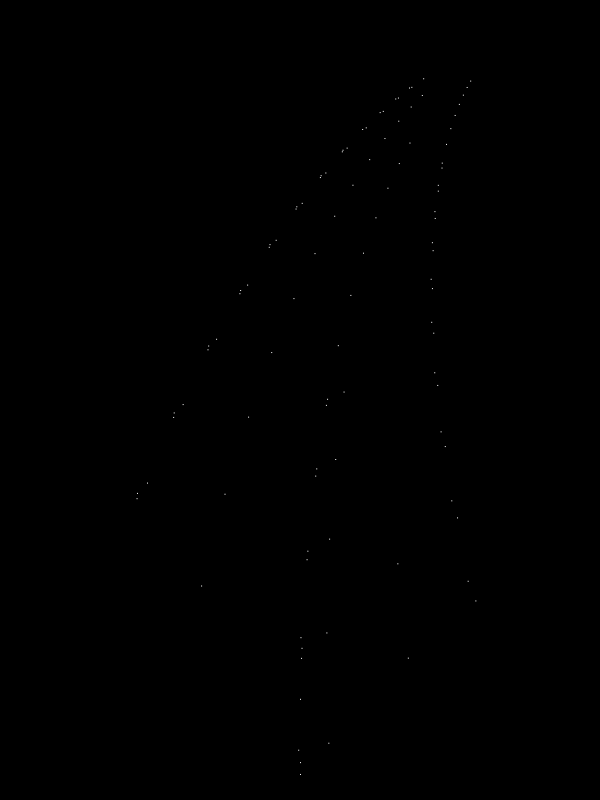
Frame 1 (no input)
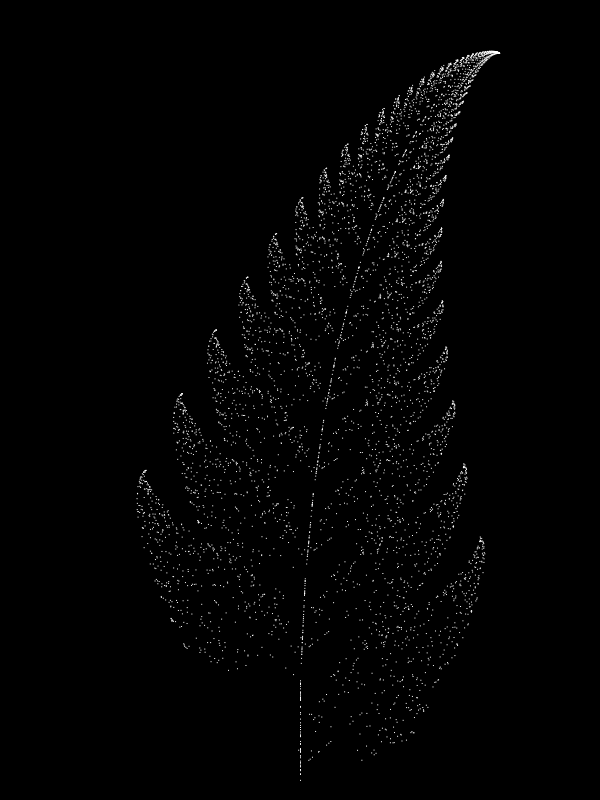
Frame 60 (the mouse pressed at the canvas centre just before this capture)
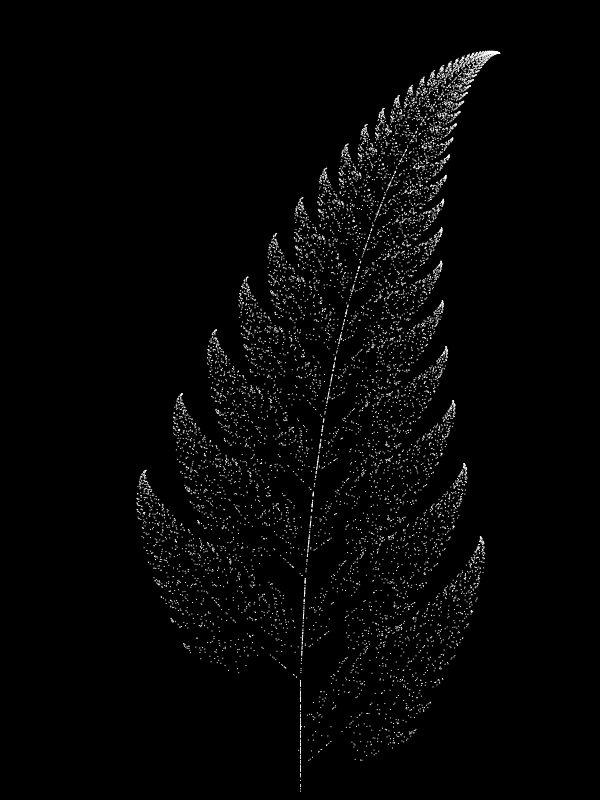
Frame 120 (the mouse held since frame 60 and released just before this capture)

The Processing sketch that drew these frames (run headless with seeded random() and noise(); from frame 60 on, the mouse is pressed at the canvas centre):

// Processing sketch: Barnsley_Fern
// ── Barnsley_Fern.pde
// f(x, y) = [a, b // c, d][x / y] + [e / f]
final float[][] rules = {
    {
        0.85,
        0.04,
        -0.04,
        0.85,
        0,
        1.6,
        0.85
    },
   {
        0,
        0,
        0,
        0.16,
        0,
        0,
        0.01
   },
    {
        0.2,
        -0.26,
        0.23,
        0.22,
        0,
        1.6,
        0.07
    },
    {
        -0.15,
        0.28,
        0.26,
        0.24,
        0,
        0.44,
        0.07
    }
};

float x, y;

void setup() {
  size(600, 800);
  x = random(1);
  y = random(1);
  background(0);
  noStroke();
}

void draw() 
{
  translate(width / 2, height);

  fern();
}

float[] selectRule() {
    float random = random(1);
    for (int i = 0; i < rules.length; i++) {
        float[] rule = rules[i];
        if (random < rule[6]) {
            return rule;
        }
        random -= rule[6];
    }
    float[] a = new float[1];
    return a;
}

void fern() {
    for (int i = 0; i < 100; i++) {
        float[] rule = selectRule();
        float x1 = x * rule[0] + y * rule[1] + rule[4];
        float y1 = x * rule[2] + y * rule[3] + rule[5];
        x = x1;
        y = y1;
      
        rect(x * 75, -y * 75, 1, 1);
    }
}
